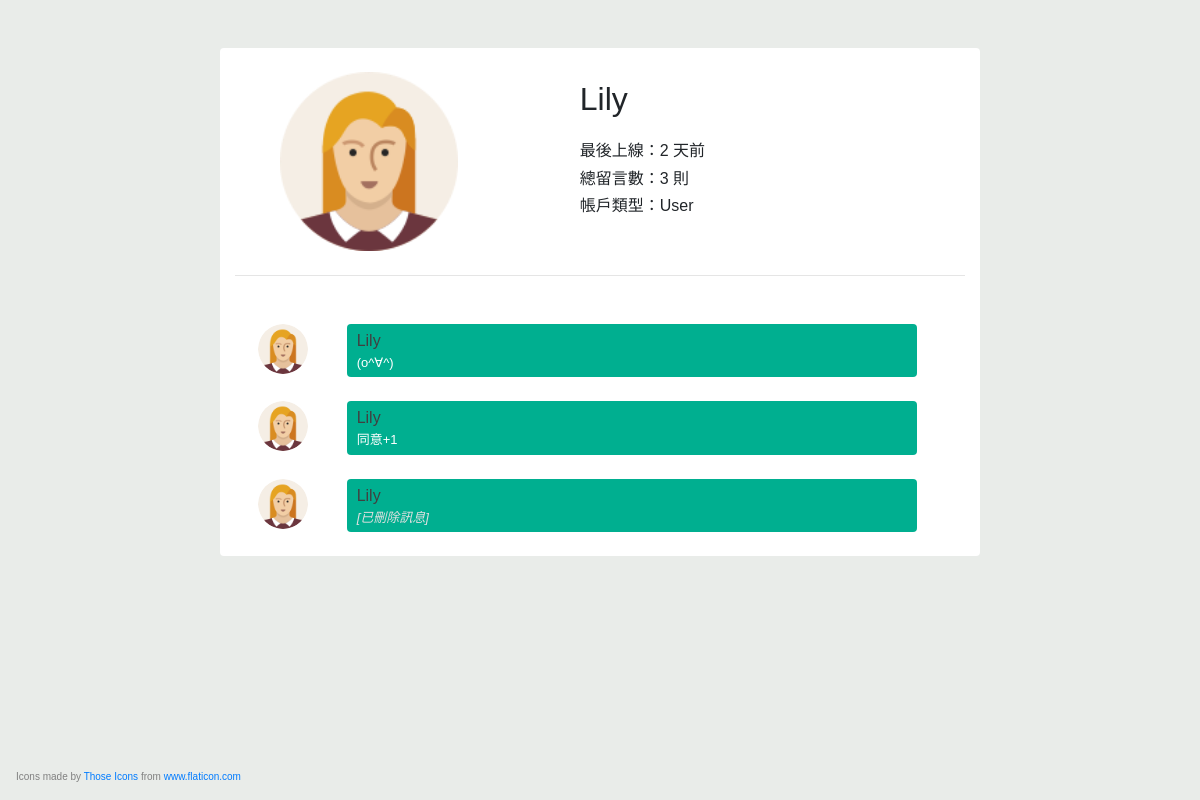
/profile.php?name=Lily (signed in), run on an earlier commit of the app's database.
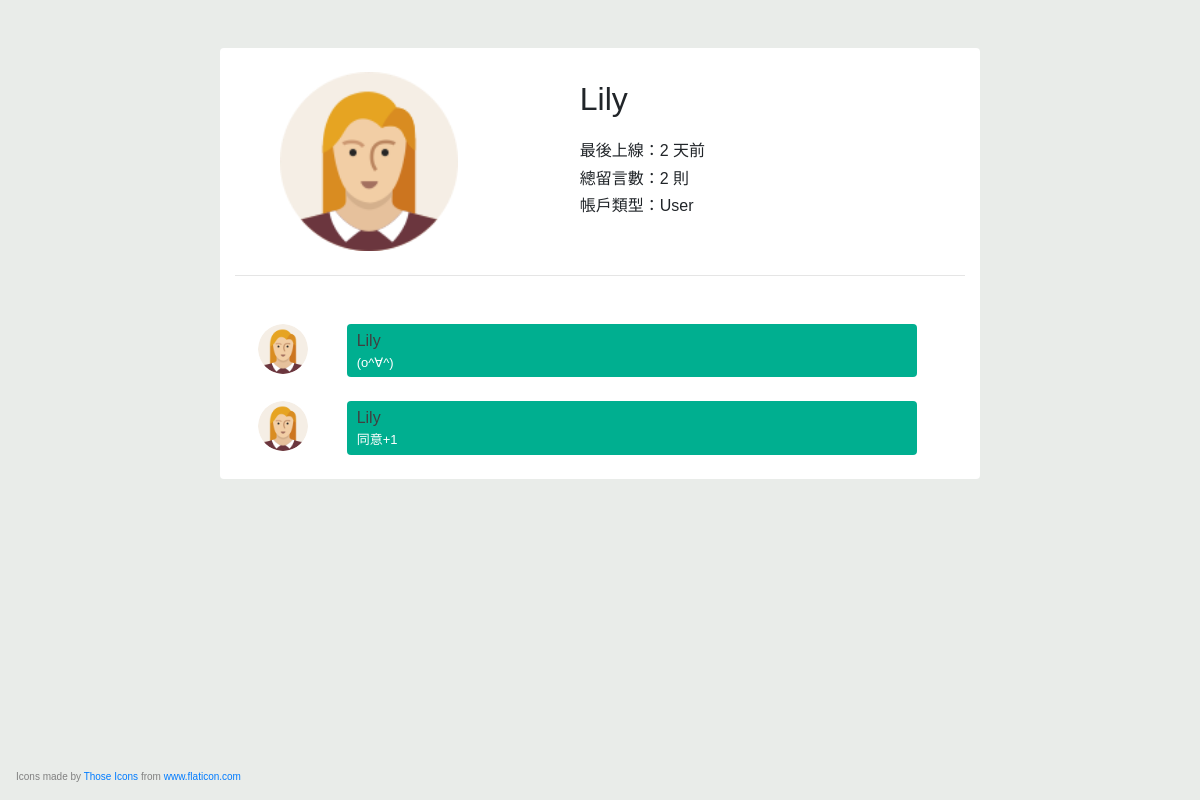
And on a later commit of the database.
### tables this page shows
CREATE TABLE message (isMessage BOOL, deleted BOOL, name VARCHAR(50), time INT,
                           call_duration CHAR(11), msg TEXT);

CREATE TABLE users (username VARCHAR(50), password CHAR(15), icon CHAR(15),
                         account_type INT, last_active INT);

### src/profile.php (the view, shortened to what this page needs)
<?php
require_once('config.php');
?>
<!doctype html>
<html lang="en">
  <head>
    <link rel="stylesheet" href="https://maxcdn.bootstrapcdn.com/bootstrap/4.0.0-beta.3/css/bootstrap.min.css">
    <link rel="stylesheet" href="https://maxcdn.bootstrapcdn.com/font-awesome/4.7.0/css/font-awesome.min.css">
    <link rel="stylesheet" href="style/chat.css">
  </head>
  <body>
  <div class="container">
    <div class="row mt-5">
      <div class="col-md-8 offset-md-2 col-sm-8 offset-sm-2 col-12 comments-main pt-4 rounded">
        <?php
          function show_meta_info($name, $info, $msg_num) {
            ?>
          <div class="row profile mb-4">
            <div class="col-md-4 col-sm-4 col-4 text-center">
              <img src="res/<?= $info['icon']?>" />
            </div>
            <div class="col-md-8 col-sm-8 col-8 rounded info-box mb-2">
              <h2><?= $name?></h2>
              <h6>最後上線：<?= $info['last_active']?> 天前</h6>
              <h6>總留言數：<?= $msg_num?> 則</h6>
              <h6>帳戶類型：<?= $GLOBALS['ac_type']?></h6>
            </div>
          </div>
          <hr>
            <?php
          }
          function show_message($row, $icon) {
            if ($row['deleted'] !== '1') {
              $message = $row['msg'];
            } else {
              $message = '[已刪除訊息] ';
              $message = '<span class="deleted">' . $message . '</span>';
            }
            ?>
        <ul class="p-0">
          <li>
            <div class="row comments mb-2">
              <div class="col-md-2 col-sm-2 col-3 text-center user-img">
                <img id="profile-photo" src="res/<?= $icon?>" class="rounded-circle" />
              </div>
              <div class="col-md-9 col-sm-9 col-9 comment rounded mb-2">
                <h4 class="m-0"><a href="profile.php?name=<?= $row['name']?>"><?= $row['name']?></a></h4>
                <p class="mb-0 text-white"><?= $message?></p>
              </div>
            </div>
          </li>
        </ul>
            <?php
          }
          if (isset($_GET['name'])) {
            $name = $_GET['name'];
            $sql = "SELECT icon, account_type, last_active FROM chat.users WHERE username = ?";
            $stmt = mysqli_prepare($conn, $sql);
            mysqli_stmt_bind_param($stmt, 's', $name);
            mysqli_stmt_execute($stmt);
            $result = mysqli_stmt_get_result($stmt);
            $info = mysqli_fetch_assoc($result);
            $result = mysqli_query($conn, "SELECT * FROM chat.message WHERE name = '$name'");
            show_meta_info($name, $info, mysqli_num_rows($result));
            while ($row = mysqli_fetch_assoc($result)) {
              show_message($row, $info['icon']);
            }
          }
        ?>
      </div>
    <?php if ($GLOBALS['ac_type'] == 'Admin'): ?>
      <p class="token">順便記好這個token:<?= gen_token()?> 😆</p>
      </div>
      <p class="mt-3" style="text-align: center;">進階挑戰：在這裡撈目標資料!</p>
    <?php else: ?>
      </div>
    <?php endif; ?>
  </div>
  <p class="ml-3 footer">Icons made by <a href="https://www.flaticon.com/authors/those-icons" title="Those Icons">Those Icons</a> from <a href="https://www.flaticon.com/" title="Flaticon"> www.flaticon.com</a></p>
  </body>
</html>

What changed in the data, as far as the page shows it:
removed message: users.icon (picture), name "Lily", deleted "[已刪除訊息]"
Also different on the page:
$msg_num: "3" → "2"
